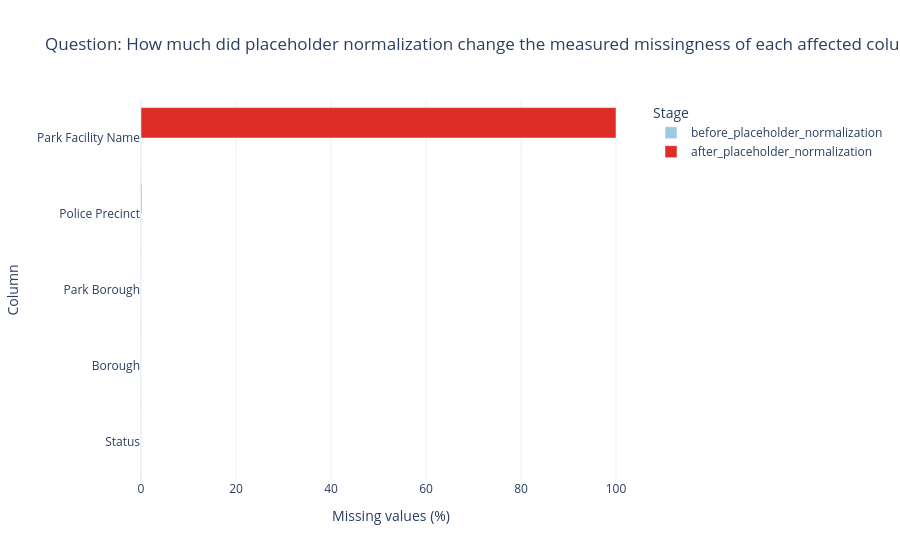

Notebook code cell kept with this figure:
### Code cell
question = "Question: How much did placeholder normalization change the measured missingness of each affected column?"
missing_change_plot = (
    placeholder_missing_comparison
    .assign(change=lambda frame: frame["after_placeholder_normalization"] - frame["before_placeholder_normalization"])
    .query("change > 0")
    .sort_values("after_placeholder_normalization")
    .reset_index(names="column")
    .melt(id_vars=["column", "change"], value_vars=["before_placeholder_normalization", "after_placeholder_normalization"],
          var_name="stage", value_name="missing_percent")
)
if missing_change_plot.empty:
    print("No documented placeholder strings changed measured missingness.")
else:
    fig = px.bar(
        missing_change_plot, x="missing_percent", y="column", color="stage", orientation="h", barmode="group",
        labels={"missing_percent": "Missing values (%)", "column": "Column", "stage": "Measurement stage"},
        title=question,
        color_discrete_map={"before_placeholder_normalization": "#9ecae1", "after_placeholder_normalization": "#de2d26"},
    )
    fig.update_layout(template=PLOT_TEMPLATE, legend_title_text="Stage")
    fig.show()

### Figure 1 — Plotly figure (JSON) as saved in the notebook; plotly's stock layout.template omitted (floating-point values rounded to 4 significant figures)
{"data": [{"alignmentgroup": "True", "hovertemplate": "Measurement stage=before_placeholder_normalization<br>Missing values (%)=%{x}<br>Column=%{y}<extra></extra>", "legendgroup": "before_placeholder_normalization", "marker": {"color": "#9ecae1", "pattern": {"shape": ""}}, "name": "before_placeholder_normalization", "offsetgroup": "before_placeholder_normalization", "orientation": "h", "showlegend": true, "textposition": "auto", "type": "bar", "x": [0.0, 0.0001804, 0.0001804, 0.0, 0.0], "xaxis": "x", "y": ["Status", "Borough", "Park Borough", "Police Precinct", "Park Facility Name"], "yaxis": "y"}, {"alignmentgroup": "True", "hovertemplate": "Measurement stage=after_placeholder_normalization<br>Missing values (%)=%{x}<br>Column=%{y}<extra></extra>", "legendgroup": "after_placeholder_normalization", "marker": {"color": "#de2d26", "pattern": {"shape": ""}}, "name": "after_placeholder_normalization", "offsetgroup": "after_placeholder_normalization", "orientation": "h", "showlegend": true, "textposition": "auto", "type": "bar", "x": [0.0001203, 0.0005411, 0.0005411, 0.1353, 100.0], "xaxis": "x", "y": ["Status", "Borough", "Park Borough", "Police Precinct", "Park Facility Name"], "yaxis": "y"}], "layout": {"barmode": "group", "legend": {"title": {"text": "Stage"}, "tracegroupgap": 0}, "title": {"text": "Question: How much did placeholder normalization change the measured missingness of each affected column?"}, "xaxis": {"anchor": "y", "domain": [0, 1], "title": {"text": "Missing values (%)"}}, "yaxis": {"anchor": "x", "domain": [0, 1], "title": {"text": "Column"}}}}
